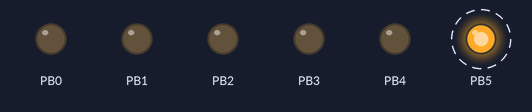
This program was run on a simulated ATmega328P, built with avr-gcc and emulated at 16 MHz. Shown: output pins drawn as LEDs (lit = HIGH). Dashed ring = blinking. At 5.0 s the program stops and its outputs stay as they are.

Above: at 0.2 s.
Timing chart, 0 to 3.0 s (numbered marks = the images above):
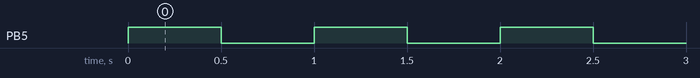

Measured:
- by itself, PB5: alternates HIGH for 0.50 s and LOW for 0.50 s, 10 changes in all, then stays LOW

The program:

main.c
```c
//   UCSR0B test
// Новая дешевая плата arduino nano328 из ОЗОН
// не отключает UART после работы загрузчика
// и поэтому пины PD0-PD1 равны 1 при чтении!
// То есть в регистре UCSR0B УСТАНОВЛЕНЫ биты RXEN0 TXEN0
// для продолжения работы с UART RX-TX вместо пинов портов!
// Необходимо отключать UART самому:
// UCSR0B &= ~((1<<RXEN0)|(1<<TXEN0));
// Вот код для проверки новых плат:

#define F_CPU 16000000UL
#include <avr/io.h>
#include <util/delay.h>
#define LEDON  PORTB |= (1<<PB5);
#define LEDOFF PORTB &=~(1<<PB5);
int main(){
	//UCSR0B &= ~((1<<RXEN0)|(1<<TXEN0)); // Чтобы убедиться
	DDRB = 0b00111111; 	//OUTPUT
	// Если UCSR0B не чист, то часто моргаем, иначе медленно
	if(UCSR0B==0x18) {
		for(char i=0; i<45; i++){
		   LEDON;  _delay_ms(30);
		   LEDOFF; _delay_ms(30);
		}
	} else {
		for(char i=0; i<5; i++){
		   LEDON;  _delay_ms(500);
		   LEDOFF; _delay_ms(500);
		}
	}
}
```
